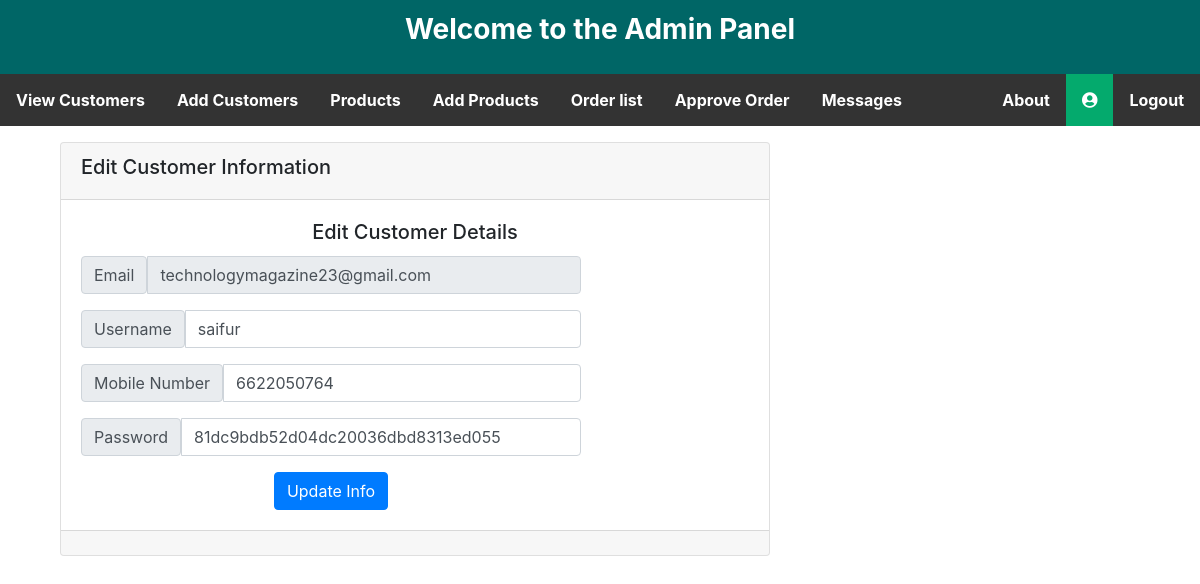
Page /admin/edit-customer.php?ed=17 on the committed database.
### tables this page shows
CREATE TABLE `users` (
  `id` int(11) NOT NULL,
  `email` varchar(50) NOT NULL,
  `username` varchar(50) NOT NULL,
  `mobile` varchar(11) NOT NULL,
  `password` varchar(50) NOT NULL
);

### admin/edit-customer.php (the view, shortened to what this page needs)
<?php
require_once('functions/function.php');
$id=$_GET['ed'];
$sel="SELECT * FROM users WHERE id=$id";
$Q=mysqli_query($con,$sel);
$info=mysqli_fetch_assoc($Q);
 ?>
<div class="col-md-12">
  <div class="container">
    <div class="col-md-8">
      <div class="card text-center">
      <div class="card-header">
        <h5 style="float: left;">Edit Customer Information</h5>
      </div>
      <div class="card-body">
        <h5 class="card-title">Edit Customer Details</h5>
        <form class="" method="post" style="width:500px;">
          <div class="form-group">
          <div class="input-group">
            <span class="input-group-text">Email</span>
            <input type="text" class="form-control" name="email" value="<?= $info['email']; ?>" disabled>
            </div>
          </div>
          <div class="form-group">
            <div class="input-group">
            <span class="input-group-text">Username</span>
            <input type="text" class="form-control" name="username" value="<?= $info['username']; ?>">
            </div>
          </div>
          <div class="form-group">
            <div class="input-group">
            <span class="input-group-text">Mobile Number</span>
            <input type="text" class="form-control" name="mobile" value="<?= $info['mobile']; ?>">
            </div>
          </div>
          <div class="form-group">
            <div class="input-group">
            <span class="input-group-text">Password</span>
            <input type="text" class="form-control" name="password" value="<?= $info['password']; ?>">
            </div>
          </div>
          <button type="submit" class="btn btn-primary">Update Info</button>
        </form>
      </div>
      <div class="card-footer text-muted">
      </div>
    </div>
    </div>
  </div>
</div>

### admin/style.css (style rules this page uses)
* { margin:0px; padding:0px; outline:0px; }

### rows in the picture
users: email "technologymagazine23@gmail.com", username "saifur", mobile "6622050764", password "81dc9bdb52d04dc20036dbd8313ed055"
